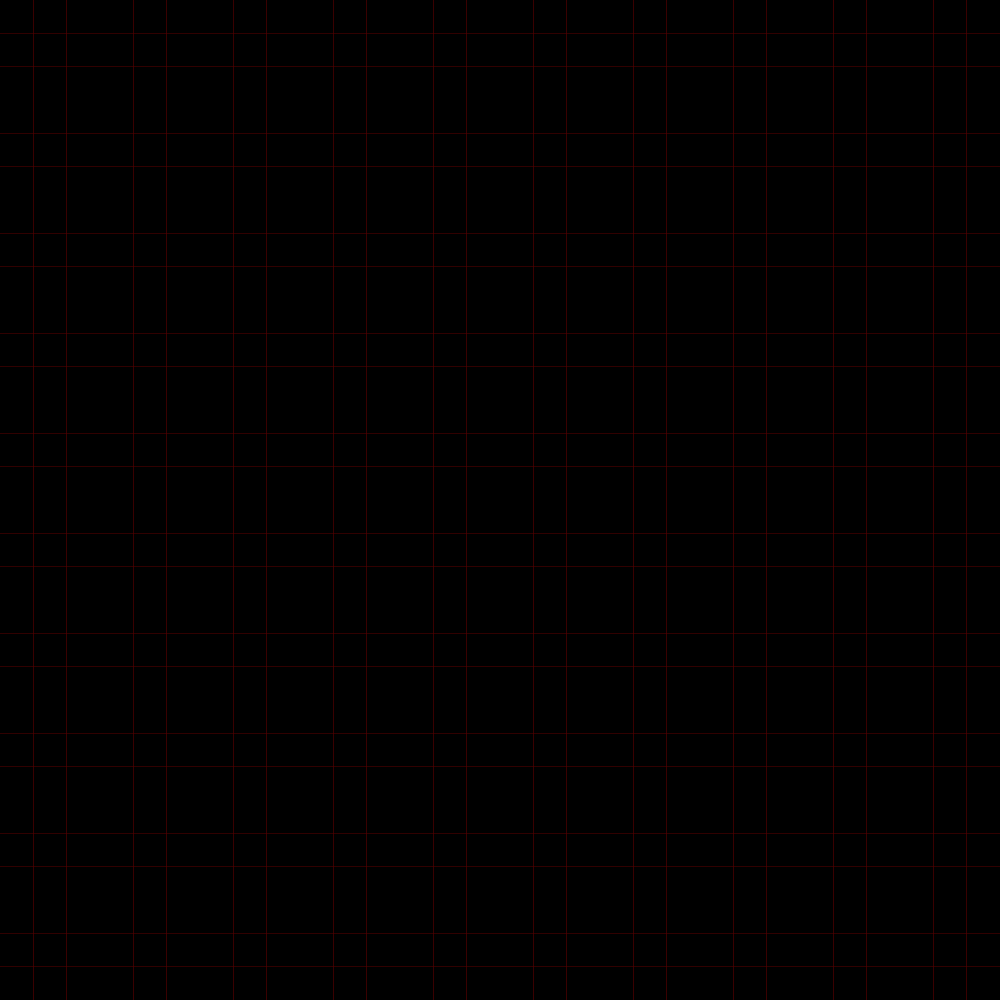
Frame 1 (no input)
Frame 60 (no input): identical to frame 1, image omitted
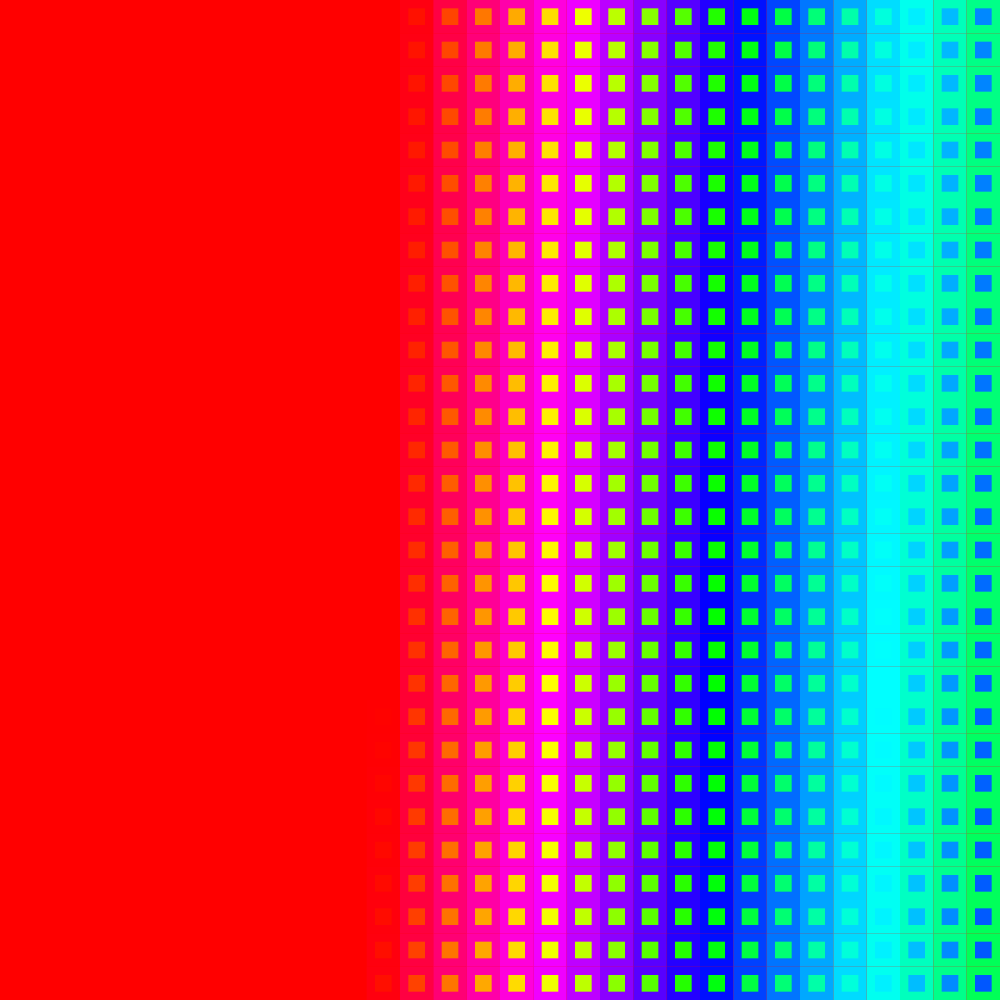
Frame 120 (the mouse pressed at the canvas centre since frame 60)

The p5.js sketch that drew these frames (run headless with seeded random() and noise() and a simulated clock; from frame 60 on, the mouse is pressed at the canvas centre):

// p5.js sketch
// ── sketch.js
function setup() {
  // put setup code here
  createCanvas(windowHeight, windowHeight, P2D);
  noCursor();
}

function draw() {
  colorMode(HSB, 360, 100, 100);
  rectMode(CORNER);
  noStroke();
  background(360, 100, 100);

  var rectCount = 30;
  var colorCount = 0;
  var rectWidth = width/rectCount;
  var rectHeight = height/rectCount;

  for (var i = 0; i < rectCount; i++) {
    for (var j = 0; j < rectCount; j++) {
      rectMode(CORNER);
      fill(mouseY-360/(rectCount*rectCount)*colorCount, mouseY-100/(rectCount*rectCount)*colorCount, mouseX-100/(rectCount*rectCount)*colorCount);
      rect(rectWidth*i, rectHeight*j, rectWidth, rectHeight);

      rectMode(CENTER);
      fill(360-(mouseY-360/(rectCount*rectCount)*colorCount), mouseY-100/(rectCount*rectCount)*colorCount, mouseX-100/(rectCount*rectCount)*colorCount);
      rect(rectWidth*i+rectWidth/2, rectHeight*j+rectHeight/2, mouseX/rectCount, mouseX/rectCount);

      //fill(mouseY-360/(rectCount*rectCount)*colorCount, mouseY-100/(rectCount*rectCount)*colorCount, mouseX-100/(rectCount*rectCount)*colorCount);
      //rect(rectWidth*i+rectWidth/2, rectHeight*j+rectHeight/2, mouseX/rectCount/2, mouseX/rectCount/2);
      colorCount++;
    }
  }
}
